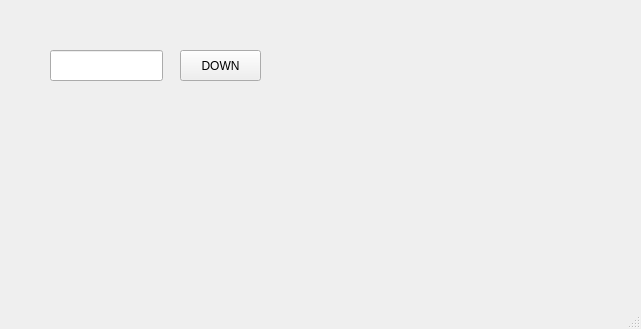
<?xml version="1.0" encoding="UTF-8"?>
<ui version="4.0">
 <class>MainWindow</class>
 <widget class="QMainWindow" name="MainWindow">
  <property name="geometry">
   <rect>
    <x>0</x>
    <y>0</y>
    <width>641</width>
    <height>329</height>
   </rect>
  </property>
  <property name="windowTitle">
   <string>MainWindow</string>
  </property>
  <widget class="QWidget" name="centralwidget">
   <widget class="QPushButton" name="pb">
    <property name="geometry">
     <rect>
      <x>180</x>
      <y>50</y>
      <width>81</width>
      <height>31</height>
     </rect>
    </property>
    <property name="text">
     <string>DOWN</string>
    </property>
   </widget>
   <widget class="QLineEdit" name="le">
    <property name="geometry">
     <rect>
      <x>50</x>
      <y>50</y>
      <width>113</width>
      <height>31</height>
     </rect>
    </property>
   </widget>
  </widget>
  <widget class="QMenuBar" name="menubar">
   <property name="geometry">
    <rect>
     <x>0</x>
     <y>0</y>
     <width>641</width>
     <height>21</height>
    </rect>
   </property>
  </widget>
  <widget class="QStatusBar" name="statusbar"/>
 </widget>
 <resources/>
 <connections/>
</ui>
